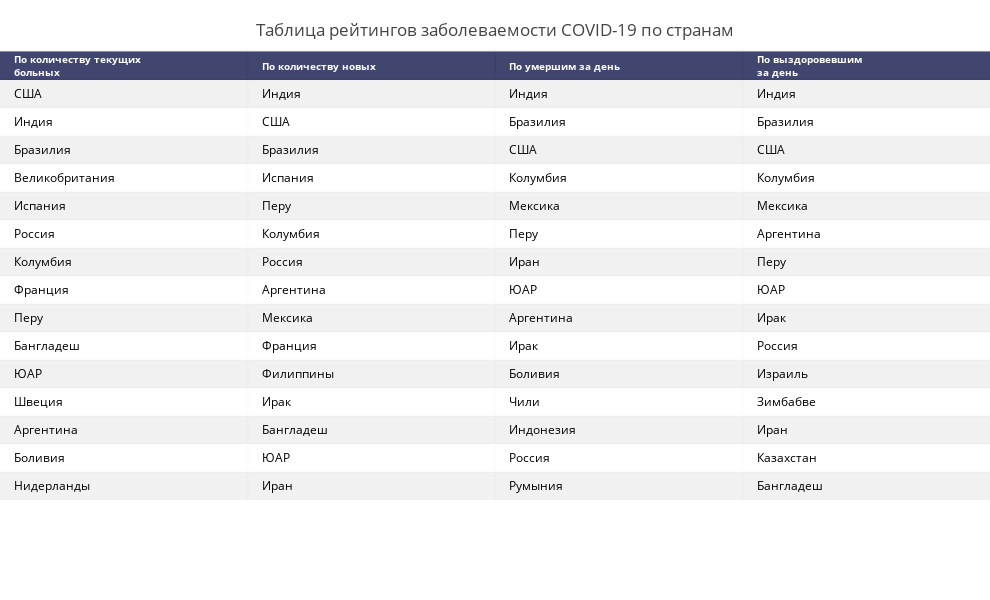

Notebook code cell kept with this figure:
### Code cell
covid_rates = pd.DataFrame()
mask = (X.Date==myday)&(X.Country!='Весь мир')
today_cases = X[mask]
#covid_rates.reset_index(drop=True)
covid_rates['По количеству текущих<br>больных'] = today_cases.sort_values(by=['Remaining_ill'],ascending = False).Country.reset_index(drop=True)
covid_rates['По количеству новых'] = today_cases.sort_values(by=['Day_confirmed'],ascending = False).Country.reset_index(drop=True)
covid_rates['По умершим за день'] = today_cases.sort_values(by=['Day_deaths'],ascending = False).Country.reset_index(drop=True)
covid_rates['По выздоровевшим<br>за день'] = today_cases.sort_values(by=['Day_recovered'],ascending = False).Country.reset_index(drop=True)
covid_rates.head(10)
fig =  ff.create_table(covid_rates.head(15))
fig.update_layout(
    
                  title_text ='Таблица рейтингов заболеваемости COVID-19 по странам',
                  margin = {'t':50, 'b':100},
                  title_x = 0.5,
                  title_y= 0.95,
                  title_xanchor = "center",
                  title_yanchor = "middle", 
                  
                  width = 990, height = 600,template = 'gridon',
    
    
                  xaxis_title='',yaxis_title = '')
for i in range(0,4):
        fig.layout.annotations[i].font.size = 10


fig.show()

### Figure 1 — Plotly figure (JSON) as saved in the notebook; plotly's stock layout.template omitted (floating-point values rounded to 4 significant figures)
{"data": [{"colorscale": [[0, "#00083e"], [0.5, "#ededee"], [1, "#ffffff"]], "hoverinfo": "none", "opacity": 0.75, "showscale": false, "type": "heatmap", "z": [[0, 0, 0, 0], [0.5, 0.5, 0.5, 0.5], [1, 1, 1, 1], [0.5, 0.5, 0.5, 0.5], [1, 1, 1, 1], [0.5, 0.5, 0.5, 0.5], [1, 1, 1, 1], [0.5, 0.5, 0.5, 0.5], [1, 1, 1, 1], [0.5, 0.5, 0.5, 0.5], [1, 1, 1, 1], [0.5, 0.5, 0.5, 0.5], [1, 1, 1, 1], [0.5, 0.5, 0.5, 0.5], [1, 1, 1, 1], [0.5, 0.5, 0.5, 0.5]]}], "layout": {"annotations": [{"align": "left", "font": {"color": "#ffffff", "size": 10}, "showarrow": false, "text": "<b>По количеству текущих<br>больных</b>", "x": -0.45, "xanchor": "left", "xref": "x", "y": 0, "yref": "y"}, {"align": "left", "font": {"color": "#ffffff", "size": 10}, "showarrow": false, "text": "<b>По количеству новых</b>", "x": 0.55, "xanchor": "left", "xref": "x", "y": 0, "yref": "y"}, {"align": "left", "font": {"color": "#ffffff", "size": 10}, "showarrow": false, "text": "<b>По умершим за день</b>", "x": 1.55, "xanchor": "left", "xref": "x", "y": 0, "yref": "y"}, {"align": "left", "font": {"color": "#ffffff", "size": 10}, "showarrow": false, "text": "<b>По выздоровевшим<br>за день</b>", "x": 2.55, "xanchor": "left", "xref": "x", "y": 0, "yref": "y"}, {"align": "left", "font": {"color": "#000000"}, "showarrow": false, "text": "США", "x": -0.45, "xanchor": "left", "xref": "x", "y": 1, "yref": "y"}, {"align": "left", "font": {"color": "#000000"}, "showarrow": false, "text": "Индия", "x": 0.55, "xanchor": "left", "xref": "x", "y": 1, "yref": "y"}, {"align": "left", "font": {"color": "#000000"}, "showarrow": false, "text": "Индия", "x": 1.55, "xanchor": "left", "xref": "x", "y": 1, "yref": "y"}, {"align": "left", "font": {"color": "#000000"}, "showarrow": false, "text": "Индия", "x": 2.55, "xanchor": "left", "xref": "x", "y": 1, "yref": "y"}, {"align": "left", "font": {"color": "#000000"}, "showarrow": false, "text": "Индия", "x": -0.45, "xanchor": "left", "xref": "x", "y": 2, "yref": "y"}, {"align": "left", "font": {"color": "#000000"}, "showarrow": false, "text": "США", "x": 0.55, "xanchor": "left", "xref": "x", "y": 2, "yref": "y"}, {"align": "left", "font": {"color": "#000000"}, "showarrow": false, "text": "Бразилия", "x": 1.55, "xanchor": "left", "xref": "x", "y": 2, "yref": "y"}, {"align": "left", "font": {"color": "#000000"}, "showarrow": false, "text": "Бразилия", "x": 2.55, "xanchor": "left", "xref": "x", "y": 2, "yref": "y"}, {"align": "left", "font": {"color": "#000000"}, "showarrow": false, "text": "Бразилия", "x": -0.45, "xanchor": "left", "xref": "x", "y": 3, "yref": "y"}, {"align": "left", "font": {"color": "#000000"}, "showarrow": false, "text": "Бразилия", "x": 0.55, "xanchor": "left", "xref": "x", "y": 3, "yref": "y"}, {"align": "left", "font": {"color": "#000000"}, "showarrow": false, "text": "США", "x": 1.55, "xanchor": "left", "xref": "x", "y": 3, "yref": "y"}, {"align": "left", "font": {"color": "#000000"}, "showarrow": false, "text": "США", "x": 2.55, "xanchor": "left", "xref": "x", "y": 3, "yref": "y"}, {"align": "left", "font": {"color": "#000000"}, "showarrow": false, "text": "Великобритания", "x": -0.45, "xanchor": "left", "xref": "x", "y": 4, "yref": "y"}, {"align": "left", "font": {"color": "#000000"}, "showarrow": false, "text": "Испания", "x": 0.55, "xanchor": "left", "xref": "x", "y": 4, "yref": "y"}, {"align": "left", "font": {"color": "#000000"}, "showarrow": false, "text": "Колумбия", "x": 1.55, "xanchor": "left", "xref": "x", "y": 4, "yref": "y"}, {"align": "left", "font": {"color": "#000000"}, "showarrow": false, "text": "Колумбия", "x": 2.55, "xanchor": "left", "xref": "x", "y": 4, "yref": "y"}, {"align": "left", "font": {"color": "#000000"}, "showarrow": false, "text": "Испания", "x": -0.45, "xanchor": "left", "xref": "x", "y": 5, "yref": "y"}, {"align": "left", "font": {"color": "#000000"}, "showarrow": false, "text": "Перу", "x": 0.55, "xanchor": "left", "xref": "x", "y": 5, "yref": "y"}, {"align": "left", "font": {"color": "#000000"}, "showarrow": false, "text": "Мексика", "x": 1.55, "xanchor": "left", "xref": "x", "y": 5, "yref": "y"}, {"align": "left", "font": {"color": "#000000"}, "showarrow": false, "text": "Мексика", "x": 2.55, "xanchor": "left", "xref": "x", "y": 5, "yref": "y"}, {"align": "left", "font": {"color": "#000000"}, "showarrow": false, "text": "Россия", "x": -0.45, "xanchor": "left", "xref": "x", "y": 6, "yref": "y"}, {"align": "left", "font": {"color": "#000000"}, "showarrow": false, "text": "Колумбия", "x": 0.55, "xanchor": "left", "xref": "x", "y": 6, "yref": "y"}, {"align": "left", "font": {"color": "#000000"}, "showarrow": false, "text": "Перу", "x": 1.55, "xanchor": "left", "xref": "x", "y": 6, "yref": "y"}, {"align": "left", "font": {"color": "#000000"}, "showarrow": false, "text": "Аргентина", "x": 2.55, "xanchor": "left", "xref": "x", "y": 6, "yref": "y"}, {"align": "left", "font": {"color": "#000000"}, "showarrow": false, "text": "Колумбия", "x": -0.45, "xanchor": "left", "xref": "x", "y": 7, "yref": "y"}, {"align": "left", "font": {"color": "#000000"}, "showarrow": false, "text": "Россия", "x": 0.55, "xanchor": "left", "xref": "x", "y": 7, "yref": "y"}, {"align": "left", "font": {"color": "#000000"}, "showarrow": false, "text": "Иран", "x": 1.55, "xanchor": "left", "xref": "x", "y": 7, "yref": "y"}, {"align": "left", "font": {"color": "#000000"}, "showarrow": false, "text": "Перу", "x": 2.55, "xanchor": "left", "xref": "x", "y": 7, "yref": "y"}, {"align": "left", "font": {"color": "#000000"}, "showarrow": false, "text": "Франция", "x": -0.45, "xanchor": "left", "xref": "x", "y": 8, "yref": "y"}, {"align": "left", "font": {"color": "#000000"}, "showarrow": false, "text": "Аргентина", "x": 0.55, "xanchor": "left", "xref": "x", "y": 8, "yref": "y"}, {"align": "left", "font": {"color": "#000000"}, "showarrow": false, "text": "ЮАР", "x": 1.55, "xanchor": "left", "xref": "x", "y": 8, "yref": "y"}, {"align": "left", "font": {"color": "#000000"}, "showarrow": false, "text": "ЮАР", "x": 2.55, "xanchor": "left", "xref": "x", "y": 8, "yref": "y"}, {"align": "left", "font": {"color": "#000000"}, "showarrow": false, "text": "Перу", "x": -0.45, "xanchor": "left", "xref": "x", "y": 9, "yref": "y"}, {"align": "left", "font": {"color": "#000000"}, "showarrow": false, "text": "Мексика", "x": 0.55, "xanchor": "left", "xref": "x", "y": 9, "yref": "y"}, {"align": "left", "font": {"color": "#000000"}, "showarrow": false, "text": "Аргентина", "x": 1.55, "xanchor": "left", "xref": "x", "y": 9, "yref": "y"}, {"align": "left", "font": {"color": "#000000"}, "showarrow": false, "text": "Ирак", "x": 2.55, "xanchor": "left", "xref": "x", "y": 9, "yref": "y"}, {"align": "left", "font": {"color": "#000000"}, "showarrow": false, "text": "Бангладеш", "x": -0.45, "xanchor": "left", "xref": "x", "y": 10, "yref": "y"}, {"align": "left", "font": {"color": "#000000"}, "showarrow": false, "text": "Франция", "x": 0.55, "xanchor": "left", "xref": "x", "y": 10, "yref": "y"}, {"align": "left", "font": {"color": "#000000"}, "showarrow": false, "text": "Ирак", "x": 1.55, "xanchor": "left", "xref": "x", "y": 10, "yref": "y"}, {"align": "left", "font": {"color": "#000000"}, "showarrow": false, "text": "Россия", "x": 2.55, "xanchor": "left", "xref": "x", "y": 10, "yref": "y"}, {"align": "left", "font": {"color": "#000000"}, "showarrow": false, "text": "ЮАР", "x": -0.45, "xanchor": "left", "xref": "x", "y": 11, "yref": "y"}, {"align": "left", "font": {"color": "#000000"}, "showarrow": false, "text": "Филиппины", "x": 0.55, "xanchor": "left", "xref": "x", "y": 11, "yref": "y"}, {"align": "left", "font": {"color": "#000000"}, "showarrow": false, "text": "Боливия", "x": 1.55, "xanchor": "left", "xref": "x", "y": 11, "yref": "y"}, {"align": "left", "font": {"color": "#000000"}, "showarrow": false, "text": "Израиль", "x": 2.55, "xanchor": "left", "xref": "x", "y": 11, "yref": "y"}, {"align": "left", "font": {"color": "#000000"}, "showarrow": false, "text": "Швеция", "x": -0.45, "xanchor": "left", "xref": "x", "y": 12, "yref": "y"}, {"align": "left", "font": {"color": "#000000"}, "showarrow": false, "text": "Ирак", "x": 0.55, "xanchor": "left", "xref": "x", "y": 12, "yref": "y"}, {"align": "left", "font": {"color": "#000000"}, "showarrow": false, "text": "Чили", "x": 1.55, "xanchor": "left", "xref": "x", "y": 12, "yref": "y"}, {"align": "left", "font": {"color": "#000000"}, "showarrow": false, "text": "Зимбабве", "x": 2.55, "xanchor": "left", "xref": "x", "y": 12, "yref": "y"}, {"align": "left", "font": {"color": "#000000"}, "showarrow": false, "text": "Аргентина", "x": -0.45, "xanchor": "left", "xref": "x", "y": 13, "yref": "y"}, {"align": "left", "font": {"color": "#000000"}, "showarrow": false, "text": "Бангладеш", "x": 0.55, "xanchor": "left", "xref": "x", "y": 13, "yref": "y"}, {"align": "left", "font": {"color": "#000000"}, "showarrow": false, "text": "Индонезия", "x": 1.55, "xanchor": "left", "xref": "x", "y": 13, "yref": "y"}, {"align": "left", "font": {"color": "#000000"}, "showarrow": false, "text": "Иран", "x": 2.55, "xanchor": "left", "xref": "x", "y": 13, "yref": "y"}, {"align": "left", "font": {"color": "#000000"}, "showarrow": false, "text": "Боливия", "x": -0.45, "xanchor": "left", "xref": "x", "y": 14, "yref": "y"}, {"align": "left", "font": {"color": "#000000"}, "showarrow": false, "text": "ЮАР", "x": 0.55, "xanchor": "left", "xref": "x", "y": 14, "yref": "y"}, {"align": "left", "font": {"color": "#000000"}, "showarrow": false, "text": "Россия", "x": 1.55, "xanchor": "left", "xref": "x", "y": 14, "yref": "y"}, {"align": "left", "font": {"color": "#000000"}, "showarrow": false, "text": "Казахстан", "x": 2.55, "xanchor": "left", "xref": "x", "y": 14, "yref": "y"}, {"align": "left", "font": {"color": "#000000"}, "showarrow": false, "text": "Нидерланды", "x": -0.45, "xanchor": "left", "xref": "x", "y": 15, "yref": "y"}, {"align": "left", "font": {"color": "#000000"}, "showarrow": false, "text": "Иран", "x": 0.55, "xanchor": "left", "xref": "x", "y": 15, "yref": "y"}, {"align": "left", "font": {"color": "#000000"}, "showarrow": false, "text": "Румыния", "x": 1.55, "xanchor": "left", "xref": "x", "y": 15, "yref": "y"}, {"align": "left", "font": {"color": "#000000"}, "showarrow": false, "text": "Бангладеш", "x": 2.55, "xanchor": "left", "xref": "x", "y": 15, "yref": "y"}], "height": 600, "margin": {"b": 100, "l": 0, "r": 0, "t": 50}, "title": {"text": "Таблица рейтингов заболеваемости COVID-19 по странам", "x": 0.5, "xanchor": "center", "y": 0.95, "yanchor": "middle"}, "width": 990, "xaxis": {"dtick": 1, "gridwidth": 2, "showticklabels": false, "tick0": -0.5, "ticks": "", "title": {"text": ""}, "zeroline": false}, "yaxis": {"autorange": "reversed", "dtick": 1, "gridwidth": 2, "showticklabels": false, "tick0": 0.5, "ticks": "", "title": {"text": ""}, "zeroline": false}}}
